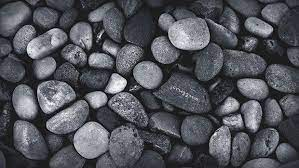
#> input picture DATA/rock.jpeg, 299 x 168 px
$ python texture.py
#> lines starting #> are read from the running program, lines starting #| are printed output that depends on the picture
#> further down, img is the input picture: shape (168, 299, 3); mean B, G, R 90.4, 83, 82
import cv2
import numpy as np
import os

# [75 lines left out: function features, not called in this run]

def NineD(img , dim):
#> called with dim = 'L5E5/E5L5'
    gray = cv2.cvtColor(img, cv2.COLOR_BGR2GRAY)
    l5 = np.array([[1 , 4 , 6 , 4 , 1]])
    r5 = np.array([[1 , -4 , 6 , -4 , 1]])
    e5 = np.array([[-1 , -2 , 0 , 2 , 1]])
    s5 = np.array([[-1 , 0 , 2 , 0 , -1]])
    w5 = np.array([[-1 , 2 , 0 , -2 , 1]])

    l5e5 = np.multiply(np.transpose(l5) ,e5)
    e5l5 = np.multiply(np.transpose(e5) ,l5)
    l5r5 = np.multiply(np.transpose(l5) ,r5)
    r5l5 = np.multiply(np.transpose(r5) ,l5)
    e5s5 = np.multiply(np.transpose(e5) ,s5)
    s5e5 = np.multiply(np.transpose(s5) ,e5)
    s5s5 = np.multiply(np.transpose(s5) ,s5)
    r5r5 = np.multiply(np.transpose(r5), r5)
    l5s5 = np.multiply(np.transpose(l5), s5)
    s5l5 = np.multiply(np.transpose(s5), l5)
    e5e5 = np.multiply(np.transpose(e5), e5)
    e5r5 = np.multiply(np.transpose(e5), r5)
    r5e5 = np.multiply(np.transpose(r5), e5)
    s5r5 = np.multiply(np.transpose(s5), r5)
    r5s5 = np.multiply(np.transpose(r5), s5)

    L5E5 = cv2.filter2D(src=img, ddepth=-1, kernel=l5e5)
    E5L5 = cv2.filter2D(src=img, ddepth=-1, kernel=e5l5)
    L5R5 = cv2.filter2D(src=img, ddepth=-1, kernel=l5r5)
    R5L5 = cv2.filter2D(src=img, ddepth=-1, kernel=r5l5)
    E5S5 = cv2.filter2D(src=img, ddepth=-1, kernel=e5s5)
    S5E5 = cv2.filter2D(src=img, ddepth=-1, kernel=s5e5)
    S5S5 = cv2.filter2D(src=img, ddepth=-1, kernel=s5s5)
    R5R5 = cv2.filter2D(src=img, ddepth=-1, kernel=r5r5)
    L5S5 = cv2.filter2D(src=img, ddepth=-1, kernel=l5s5)
    S5L5 = cv2.filter2D(src=img, ddepth=-1, kernel=s5l5)
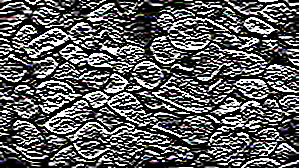
#> S5L5: shape (168, 299, 3); mean B, G, R 91.9, 91.5, 91.6
    E5E5 = cv2.filter2D(src=img, ddepth=-1, kernel=e5e5)
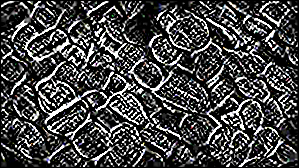
#> E5E5: shape (168, 299, 3); mean B, G, R 69.3, 69.1, 69.1
    E5R5 = cv2.filter2D(src=img, ddepth=-1, kernel=e5r5)
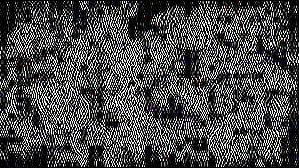
#> E5R5: shape (168, 299, 3); mean B, G, R 72.9, 72.7, 72.7
    R5E5 = cv2.filter2D(src=img, ddepth=-1, kernel=r5e5)
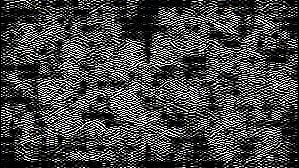
#> R5E5: shape (168, 299, 3); mean B, G, R 69.9, 69.8, 69.8
    S5R5 = cv2.filter2D(src=img, ddepth=-1, kernel=s5r5)
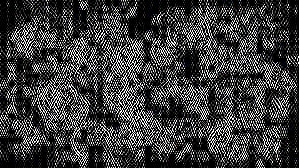
#> S5R5: shape (168, 299, 3); mean B, G, R 61.3, 61.2, 61.2
    R5S5 = cv2.filter2D(src=img, ddepth=-1, kernel=r5s5)
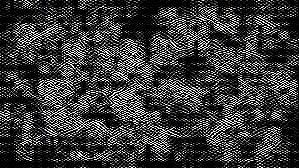
#> R5S5: shape (168, 299, 3); mean B, G, R 58, 58, 57.9

    dict = {'L5E5/E5L5':(L5E5 + E5L5)/2 , 'L5R5/R5L5':(L5R5 + R5L5)/2 , 'E5S5/S5E5':(E5S5+S5E5)/2 , 'S5S5':S5S5 , 'R5R5':R5R5 , 'L5S5/S5L5':(L5S5+S5L5)/2 , 'E5E5':E5E5 , 'E5R5/R5E5':(E5R5+R5E5)/2 , 'S5R5/R5S5' : (S5R5 + R5S5)/2}

    return dict[dim]
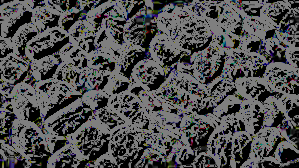
#> returned value: shape (168, 299, 3) float64; mean of channels 0, 1, 2 78.8, 78.1, 78.1; drawn as B, G, R


root = os.getcwd()
path8 = root + '/DATA/rock.jpeg'
img = cv2.imread(path8)
NineD(img , 'L5E5/E5L5')

$ run again, with DATA/nature.jpeg copied over DATA/rock.jpeg
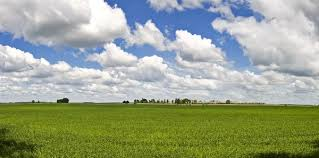
#> input picture DATA/nature.jpeg, 319 x 158 px
#> img is the input picture: shape (158, 319, 3); mean B, G, R 140.6, 163.7, 153.3
#> in NineD, `return dict[dim]`:
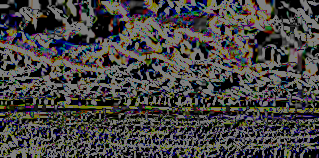
#> returned value: shape (158, 319, 3) float64; mean of channels 0, 1, 2 67.6, 68.8, 70.5; drawn as B, G, R
